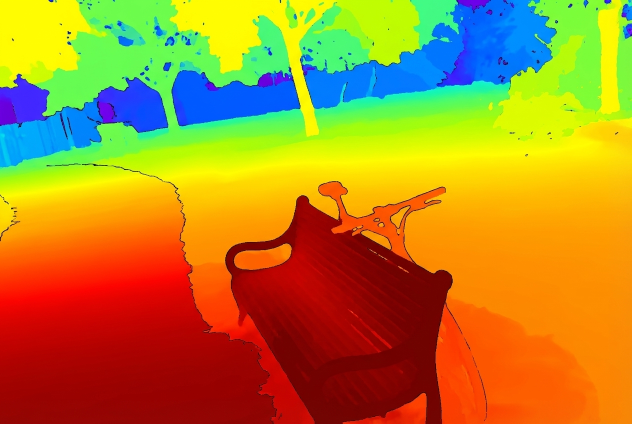
#> input picture results_nano_banana/cleaned_frames_nbpro/frame1/frame1_depth_map.png, 1264 x 848 px, given as the content of the folder results_nano_banana/frames, which was not available (shown at 1/2 size)
$ python api_call.py
#> lines starting #> are read from the running program, lines starting #| are printed output that depends on the picture; pictures that were not available may be replaced by others from this repository, and a replacement may not be noted
from google import genai
from google.genai import types
from PIL import Image
import os


client = genai.Client(api_key="")

os.makedirs('results_nano_banana/cleaned_frames_nbpro', exist_ok=True)
for frame in os.listdir('results_nano_banana/frames'):
    # frame = 'frame22.png'
    print(frame)
    image = Image.open(os.path.join('results_nano_banana/frames', frame))
#> image is the input picture: PIL image 1264x848 RGB; mean R, G, B 178.5, 133.7, 38.6
    low_res_image = image.resize((1248//10, 832//10))
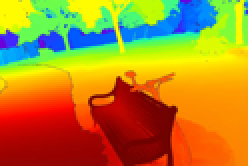
#> low_res_image: PIL image 124x83 RGB (shown 2 times larger); mean R, G, B 178.4, 133.7, 38.6
    low_res_image = low_res_image.resize((1248, 832))
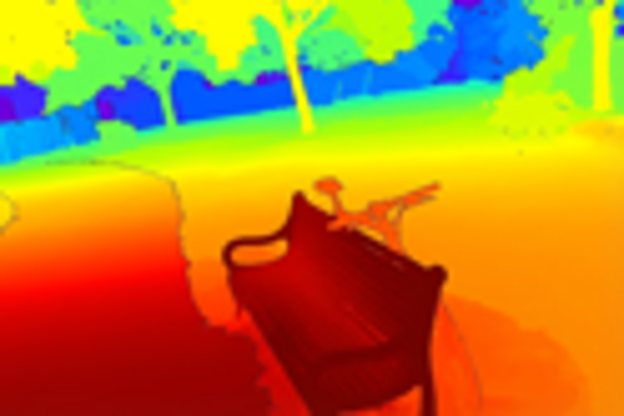
#> low_res_image: PIL image 1248x832 RGB (shown at 1/2 size); mean R, G, B 178.4, 133.7, 38.6
    os.makedirs('results_nano_banana/cleaned_frames_nbpro/'+frame[:-4], exist_ok=True)
    image.save(os.path.join('results_nano_banana/cleaned_frames_nbpro/'+frame[:-4], frame))
    low_res_image.save(os.path.join('results_nano_banana/cleaned_frames_nbpro/'+frame[:-4], frame[:-4]+'_low_res.png'))

    prompt1 = (
        f"Create a colored depth map of this image. Do not change the contour lines. Do not introduce glares. Do not alter the scene.",
    )
    prompt2 = (
        f"aspect_ratio=\"3:2\". Recover the original image in natural light with high resolution. Do not introduce glares. Do not alter the scene.",
    )
    response = client.models.generate_content(
        model="gemini-3-pro-image-preview",
        contents=[prompt1, image],
    )

    for part in response.parts:
        if part.text is not None:
            print(part.text)
        elif part.inline_data is not None:
            depth_map = part.as_image()
            depth_map.save(os.path.join('results_nano_banana/cleaned_frames_nbpro/'+frame[:-4], frame[:-4]+'_depth_map.png'))
    depth_map = Image.open(os.path.join('results_nano_banana/cleaned_frames_nbpro', frame[:-4], frame[:-4]+'_depth_map.png'))

    response = client.models.generate_content(
        model="gemini-3-pro-image-preview",
        contents=[prompt2, low_res_image, depth_map],
    )

    for part in response.parts:
        if part.text is not None:
            print(part.text)
        elif part.inline_data is not None:
            cleaned_image = part.as_image()
            cleaned_image.save(os.path.join('results_nano_banana/cleaned_frames_nbpro/'+frame[:-4], frame[:-4]+'_cleaned.png'))

$ run again, on results_nano_banana/cleaned_frames_nbpro/frame13/frame13_depth_map.png
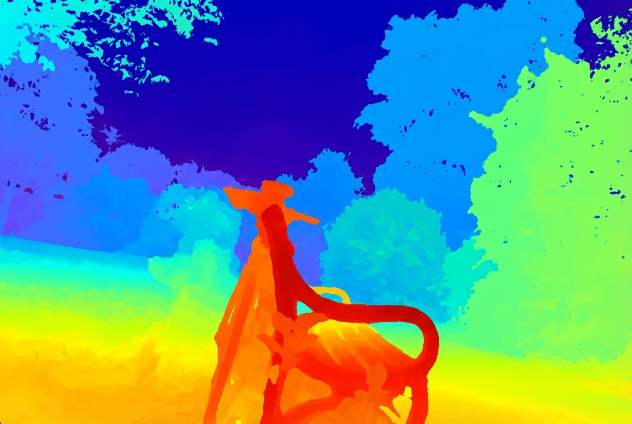
#> input picture results_nano_banana/cleaned_frames_nbpro/frame13/frame13_depth_map.png, 1264 x 848 px, given as the content of the folder results_nano_banana/frames, which was not available (shown at 1/2 size)
#> image is the input picture: PIL image 1264x848 RGB; mean R, G, B 95.7, 148.7, 140.4
#> `low_res_image = image.resize((1248//10, 832//10))`:
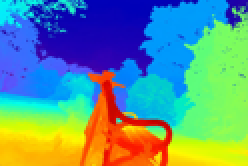
#> low_res_image: PIL image 124x83 RGB (shown 2 times larger); mean R, G, B 95.8, 148.7, 140.4
#> `low_res_image = low_res_image.resize((1248, 832))`:
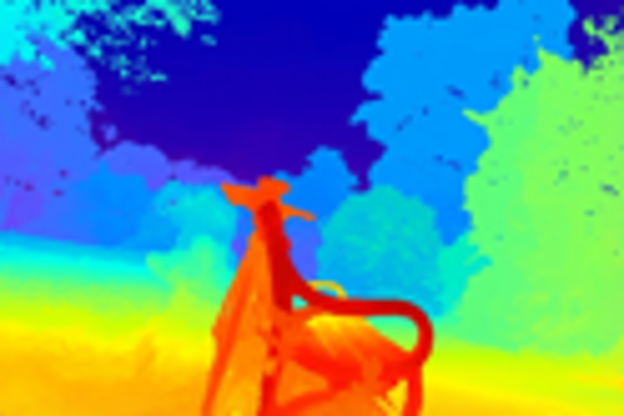
#> low_res_image: PIL image 1248x832 RGB (shown at 1/2 size); mean R, G, B 95.8, 148.7, 140.4

$ run again, on results_nano_banana/cleaned_frames_nbpro/frame14/frame14_depth_map.png
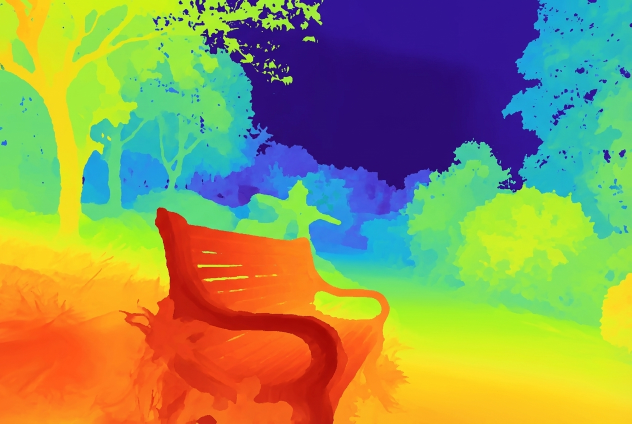
#> input picture results_nano_banana/cleaned_frames_nbpro/frame14/frame14_depth_map.png, 1264 x 848 px, given as the content of the folder results_nano_banana/frames, which was not available (shown at 1/2 size)
#> image is the input picture: PIL image 1264x848 RGB; mean R, G, B 144.9, 148.9, 90.1
#> `low_res_image = image.resize((1248//10, 832//10))`:
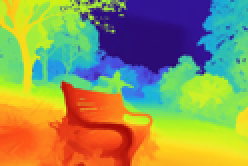
#> low_res_image: PIL image 124x83 RGB (shown 2 times larger); mean R, G, B 144.9, 148.9, 90.1
#> `low_res_image = low_res_image.resize((1248, 832))`:
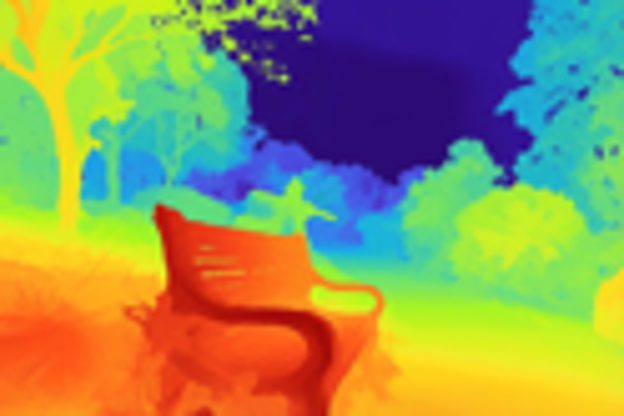
#> low_res_image: PIL image 1248x832 RGB (shown at 1/2 size); mean R, G, B 144.8, 148.9, 90.1

$ run again, on results_nano_banana/cleaned_frames_nbpro/frame15/frame15_depth_map.png
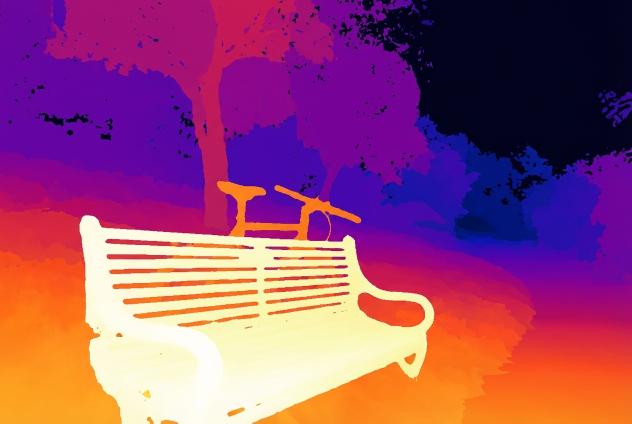
#> input picture results_nano_banana/cleaned_frames_nbpro/frame15/frame15_depth_map.png, 1264 x 848 px, given as the content of the folder results_nano_banana/frames, which was not available (shown at 1/2 size)
#> image is the input picture: PIL image 1264x848 RGB; mean R, G, B 151.2, 70.6, 114.3
#> `low_res_image = image.resize((1248//10, 832//10))`:
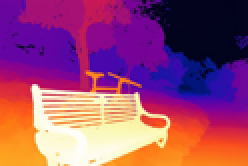
#> low_res_image: PIL image 124x83 RGB (shown 2 times larger); mean R, G, B 151.2, 70.5, 114.3
#> `low_res_image = low_res_image.resize((1248, 832))`:
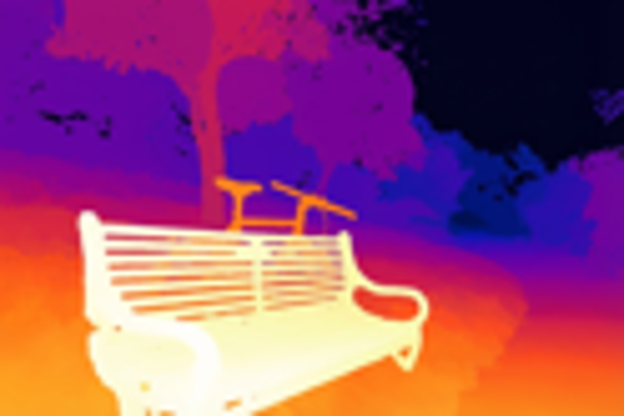
#> low_res_image: PIL image 1248x832 RGB (shown at 1/2 size); mean R, G, B 151.2, 70.5, 114.3
